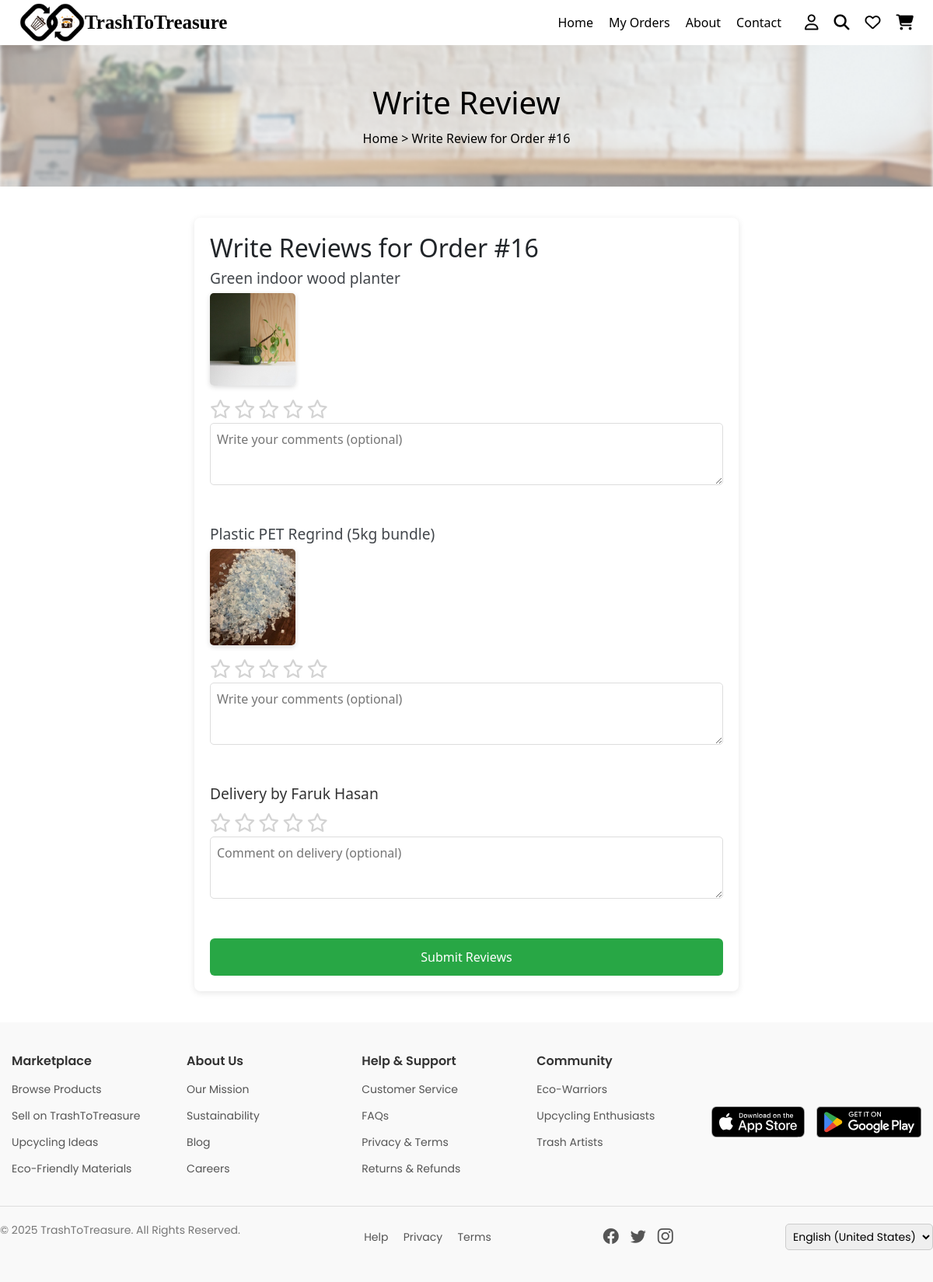
/orders/16/review/ (signed in), run on the app's committed database.
### marketplace/models.py (models this page shows, shortened)
class Order(models.Model):
    PAYMENT_CHOICES = [
        ('sslcommerz', 'SSLCommerz'),
        ('cod', 'Cash on Delivery'),
    ]
    PAYMENT_STATUS_CHOICES = [
        ('pending', 'Pending'),
        ('paid', 'Paid'),
        ('failed', 'Failed'),
    ]
    DELIVERY_STATUS_CHOICES = [
        ('ready', 'Ready to Ship'),
        ('packed', 'Packed'),
        ('on_the_way', 'On the Way'),
        ('delivered', 'Delivered'),
        ('cancelled', 'Cancelled'),
        ('returned', 'Returned'),
    ]
    buyer = models.ForeignKey(User, on_delete=models.CASCADE)
    first_name = models.CharField(max_length=50, blank=True, null=True)
    last_name = models.CharField(max_length=50, blank=True, null=True)
    company = models.CharField(max_length=100, blank=True, null=True)
    country = models.CharField(max_length=50, blank=True, null=True)
    street_address = models.CharField(max_length=255, blank=True, null=True)
    city = models.CharField(max_length=50, blank=True, null=True)
    state = models.CharField(max_length=50, blank=True, null=True)
    zip_code = models.CharField(max_length=10, blank=True, null=True)
    phone = models.CharField(max_length=20, blank=True, null=True)
    email = models.EmailField(blank=True, null=True)
    payment_method = models.CharField(max_length=20, choices=PAYMENT_CHOICES)
    payment_status = models.CharField(max_length=20, choices=PAYMENT_STATUS_CHOICES, default='pending')
    delivery_status = models.CharField(max_length=20, choices=DELIVERY_STATUS_CHOICES, default='ready')
    total_amount = models.DecimalField(max_digits=10, decimal_places=2)
    created_at = models.DateTimeField(auto_now_add=True)
    assigned_delivery_guy = models.ForeignKey(
        User,
        on_delete=models.SET_NULL,
        null=True,
        blank=True,
        related_name='assigned_orders'
    )
    expected_delivery = models.DateTimeField(null=True, blank=True)

class UpcycledProduct(models.Model):
    product_name = models.CharField(max_length=255, default="")
    category = models.CharField(max_length=100, default="")
    description = models.TextField()
    price = models.DecimalField(max_digits=10, decimal_places=2)
    product_status = models.CharField(max_length=20, choices=PRODUCT_STATUS_CHOICES, default='active')
    artisan = models.ForeignKey(User, on_delete=models.CASCADE, related_name='upcycled_products', null=True, blank=True)
    approval_status = models.BooleanField(default=False)
    stock_availability = models.IntegerField()
    product_images = models.ImageField(upload_to='upcycled_products/', blank=True, null=True)
    location = models.CharField(max_length=255, default="")
    rating = models.DecimalField(max_digits=3, decimal_places=2, default=0.0)
    tags = models.CharField(max_length=255, blank=True, null=True)
    listing_date = models.DateTimeField(auto_now_add=True)
    last_updated = models.DateTimeField(auto_now=True, null=True, blank=True)
    sold_count = models.IntegerField(default=0)
    delivery_status = models.CharField(max_length=20, choices=DELIVERY_STATUS_CHOICES, default='ready')
    slug = models.SlugField(max_length=255, unique=True, blank=True)
    reviews = GenericRelation(Review)

class TrashItem(models.Model):
    material_name = models.CharField(max_length=255, default="")  # Change as needed
    category = models.CharField(max_length=100, default="")  # Change as needed
    description = models.TextField()
    condition = models.CharField(max_length=50, default="")  # Set a meaningful default
    quantity = models.IntegerField(default=0)
    price = models.DecimalField(max_digits=10, decimal_places=2)
    trash_point = models.CharField(max_length=255, default="")  # Set a meaningful default
    images = models.ImageField(upload_to='waste_images/', blank=True, null=True)
    location = models.CharField(max_length=255, default="")  # Set a meaningful default
    product_status = models.CharField(max_length=20, choices=PRODUCT_STATUS_CHOICES, default='')
    delivery_status = models.CharField(max_length=20, choices=DELIVERY_STATUS_CHOICES, default='')
    slug = models.SlugField(max_length=255, unique=True, blank=True)
    listing_date = models.DateTimeField(auto_now_add=True)
    last_updated = models.DateTimeField(auto_now=True, null=True, blank=True)
    tags = models.CharField(max_length=255, blank=True, null=True)
    rating = models.DecimalField(max_digits=3, decimal_places=2, default=0.0)
    reviews = GenericRelation(Review)

### users/models.py (models this page shows, shortened)
class DriverProfile(models.Model):
    user = models.OneToOneField(CustomUser, on_delete=models.CASCADE)
    delivery_area = models.CharField(max_length=100, blank=True)
    delivery_count = models.PositiveIntegerField(default=0)
    order_number = models.PositiveIntegerField(default=0)
    profile_picture = models.ImageField(upload_to='driver_profiles/', null=True, blank=True)
    rating = models.FloatField(default=0.0)
    reviews = GenericRelation('marketplace.Review')
    def __str__(self):
        return f"DriverProfile - {self.user.username}"

class CustomUser(AbstractUser):
    name = models.CharField(max_length=100)
    email = models.EmailField(unique=True)
    phone = models.CharField(max_length=15)
    role = models.CharField(max_length=10, choices=ROLE_CHOICES)
    account_status = models.CharField(max_length=10, choices=ACCOUNT_STATUS_CHOICES, default='active')
    objects = CustomUserManager()  # ✅ Use your custom manager
    REQUIRED_FIELDS = ['email']
    USERNAME_FIELD = 'username'
    def __str__(self):
        return f"{self.username} ({self.role})"

### marketplace/views.py (the view, shortened to what this page needs)
# urls.py: path('orders/<int:order_id>/review/', views.write_review, name='write_review'),
@login_required
def write_review(request, order_id):
    order = get_object_or_404(Order, id=order_id, buyer=request.user)
    if order.delivery_status not in ['delivered','returned']:
        return redirect('order_details', order_id=order.id)
    reviewable_items = []
    for item in order.items.all():
        ct = ContentType.objects.get_for_model(item.item)
        already = Review.objects.filter(
            reviewer=request.user,
            content_type=ct,
            object_id=item.item.id
        ).exists()
        if not already:
            reviewable_items.append(item.item)
    driver_pending = False
    driver_profile = None
    if order.assigned_delivery_guy:
        try:
            driver_profile = order.assigned_delivery_guy.driverprofile
        except DriverProfile.DoesNotExist:
            driver_profile, created = DriverProfile.objects.get_or_create(user=order.assigned_delivery_guy)
        ct_drv = ContentType.objects.get_for_model(driver_profile)
        has_review = DriverRating.objects.filter(
            driver=driver_profile,
            rated_by=request.user,
            order=order
        ).exists()
        driver_pending = not has_review
    print("Assigned driver:", order.assigned_delivery_guy)
    print("DriverProfile:", driver_profile)
    print("Driver pending?:", driver_pending)
    return render(request, 'write_review.html', {
        'order': order,
        'reviewable_items': reviewable_items,
        'driver_pending': driver_pending,
        'driver': driver_profile,
    })

### marketplace/templatetags/custom_filters.py (called while the page is built)
@register.filter
def model_name(obj):
    return obj.__class__.__name__.lower()

### marketplace/templates/write_review.html (shortened to what this page needs)
{% load static %}
{% include "header.html" %}
{% load custom_filters %}
<!DOCTYPE html>
<html lang="en">
<head>
    <link rel="stylesheet" href="{% static 'css/buyer_profile.css' %}">
    <link rel="stylesheet" href="{% static 'css/write_review.css' %}">
    <link rel="stylesheet" href="https://cdnjs.cloudflare.com/ajax/libs/font-awesome/6.5.2/css/all.min.css">
</head>
<body>
<section class="product-banner">
    <h2>Write Review</h2>
    <p><a href="/ ">Home</a> &gt; Write Review for Order #{{ order.id }}</p>
</section>
<div class="review-container">
  <h2>Write Reviews for Order #{{ order.id }}</h2>
  <form method="post">
    {% for product in reviewable_items %}
        <div class="review-block">
            <h3>
                {% if product|model_name == 'upcycledproduct' %}
                    <a href="{% url 'upcycled_product_details' slug=product.slug %}">
                        {{ product.product_name }}
                    </a>
                {% elif product|model_name == 'trashitem' %}
                    <a href="{% url 'trash_item_details' slug=product.slug %}">
                        {{ product.material_name }}
                    </a>
                {% else %}
                    Unknown Item
                {% endif %}
            </h3>
            {% if product|model_name == 'upcycledproduct' %}
                {% if product.product_images %}
                    <div class="item-image">
                        <img src="{{ product.product_images.url }}" alt="{{ product.product_name }}">
                    </div>
                {% endif %}
            {% elif product|model_name == 'trashitem' %}
                {% if product.images %}
                    <div class="item-image">
                        <img src="{{ product.images.url }}" alt="{{ product.material_name }}">
                    </div>
                {% endif %}
            {% endif %}
        <div class="stars" data-index="{{ forloop.counter0 }}">
            {% for i in "12345" %}
                <span class="star" data-value="{{ forloop.counter }}"><i class="fa-regular fa-star"></i></span>
            {% endfor %}
        </div>
        <textarea name="comment_{{ forloop.counter0 }}"
                  placeholder="Write your comments (optional)"></textarea>
      </div>
    {% endfor %}
    {% if driver_pending and driver %}
        <div class="review-block">
            <h3>Delivery by {{ driver.user.name }}</h3>
            <div class="stars" data-driver="true">
                {% for i in "12345" %}
                    <span class="star" data-value="{{ forloop.counter }}"><i class="fa-regular fa-star"></i></span>
                {% endfor %}
            </div>
            <textarea name="comment_driver"
                    placeholder="Comment on delivery (optional)"></textarea>
        </div>
    {% endif %}
    <button type="submit" class="submit-review-btn">Submit Reviews</button>
  </form>
</div>
</body>
</html>
{% include "footer.html" %}

### marketplace/static/css/buyer_profile.css (style rules this page uses)
.product-banner { text-align: center; padding: 50px 0; background: url('/static/images/bg.png') no-repeat center; background-size: cover; color: #000; }
.product-banner h2 { font-size: 40px; margin: 0; }
.product-banner p { margin: 10px 0 0; }
.product-banner a { color: #000; text-decoration: none; }
h2 { font-size: 24px; margin-bottom: 20px; color: #333; }
form { display: flex; flex-direction: column; gap: 15px; }
input, textarea { width: 100%; padding: 10px; border: 1px solid #ddd; border-radius: 5px; }
button { padding: 12px; background: #b08a51; color: white; font-size: 16px; border: none; cursor: pointer; border-radius: 5px; }

### marketplace/static/css/write_review.css (style rules this page uses)
.review-container { max-width: 700px; margin: 40px auto; padding: 20px; background: #fff; border-radius: 8px; box-shadow: 0 2px 8px rgba(0,0,0,0.1); }
.review-block { margin-bottom: 30px; }
.review-block h3 { margin-bottom: 8px; font-size: 1.2rem; color: #333; }
.star { font-size: 24px; cursor: pointer; color: lightgray; transition: color 0.2s; }
.star i { font-size: 24px; color: lightgray; transition: color 0.2s; }
textarea { width: 100%; min-height: 80px; padding: 8px; border: 1px solid #ddd; border-radius: 5px; font-size: 0.95rem; resize: vertical; }
.submit-review-btn { padding: 12px 24px; background: #28a745; color: white; border: none; border-radius: 6px; font-size: 1rem; cursor: pointer; }
.review-block a { text-decoration: none; color: #42464b; }
.item-image, .driver-image { margin-top: 8px; margin-bottom: 12px; text-align: left; }
.item-image img, .driver-image img { width: 110px; height: auto; object-fit: cover; border-radius: 5px; box-shadow: 0 2px 6px rgba(0,0,0,0.15); }

### marketplace/templates/header.html (style rules this page uses)
* { margin: 0; padding: 0; box-sizing: border-box; }
body { font-family: Arial, sans-serif; background: #fff; }

### data on the page
Order: id "16"
UpcycledProduct: product_name "Green indoor wood planter", product_images (picture)
TrashItem: material_name "Plastic PET Regrind (5kg bundle)", images (picture)
DriverProfile: user.name "Faruk Hasan"
